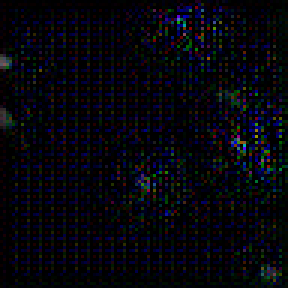
#> input picture M1_unet++/img/mytest60.png, 96 x 96 px, found by its file name (shown 3 times larger)
$ python gsnoise.py   (older library calls are emulated)
#> lines starting #> are read from the running program, lines starting #| are printed output that depends on the picture
from skimage import util
import cv2
if __name__ == "__main__":
    img = cv2.imread("img/mytest60.png")
#> img is the input picture: shape (96, 96, 3); mean B, G, R 12.6, 5.8, 5.6
    noise_gs_img1 = util.random_noise(img, mode="gaussian")
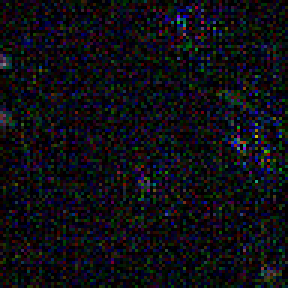
#> noise_gs_img1: shape (96, 96, 3) float64 (shown 3 times larger); mean B, G, R 0.0796, 0.0569, 0.0571
    #noise_gs_img = util.random_noise(noise_gs_img1, mode="gaussian")
    #产生高斯噪声，处理后图像变为float64格式
    #cv2.imshow("origin image",img)
    #cv2.imshow("gaussian noise",noise_gs_img )
    noise_gs_img = cv2.normalize(noise_gs_img1, None, 0, 255, cv2.NORM_MINMAX, cv2.CV_8U)     #将图像转换为uint8格式，否则保存后是全黑的。
    cv2.imwrite("img/out1.png",noise_gs_img)    #储存图像
    cv2.waitKey(0)
    cv2.destroyAllWindows()

$ run again, with M1_unet++/img/mytest1.png copied over M1_unet++/img/mytest60.png
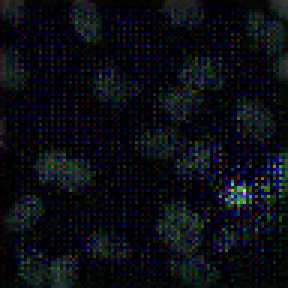
#> input picture M1_unet++/img/mytest1.png, 96 x 96 px, found by its file name (shown 3 times larger)
#> img is the input picture: shape (96, 96, 3); mean B, G, R 18.8, 13.2, 10.2
#> `noise_gs_img1 = util.random_noise(img, mode="gaussian")`:
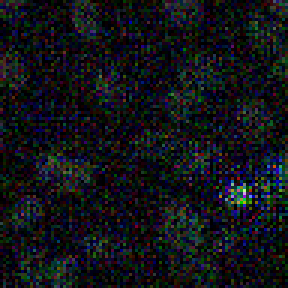
#> noise_gs_img1: shape (96, 96, 3) float64 (shown 3 times larger); mean B, G, R 0.0972, 0.0787, 0.0704

$ run again, with M1_unet++/img/mytest11.png copied over M1_unet++/img/mytest60.png
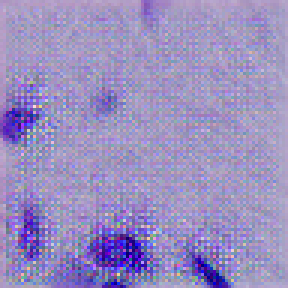
#> input picture M1_unet++/img/mytest11.png, 96 x 96 px, found by its file name (shown 3 times larger)
#> img is the input picture: shape (96, 96, 3); mean B, G, R 192.6, 142.5, 153.9
#> `noise_gs_img1 = util.random_noise(img, mode="gaussian")`:
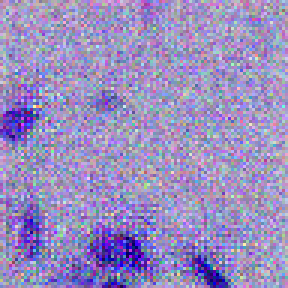
#> noise_gs_img1: shape (96, 96, 3) float64 (shown 3 times larger); mean B, G, R 0.755, 0.559, 0.603

$ run again, with M1_unet++/img/mytest12.png copied over M1_unet++/img/mytest60.png
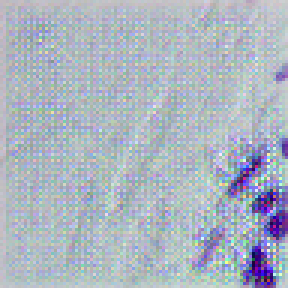
#> input picture M1_unet++/img/mytest12.png, 96 x 96 px, found by its file name (shown 3 times larger)
#> img is the input picture: shape (96, 96, 3); mean B, G, R 192.6, 180.7, 171.7
#> `noise_gs_img1 = util.random_noise(img, mode="gaussian")`:
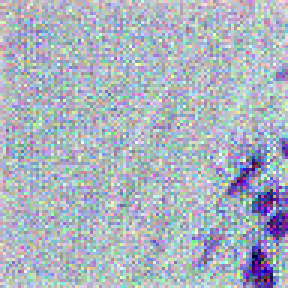
#> noise_gs_img1: shape (96, 96, 3) float64 (shown 3 times larger); mean B, G, R 0.753, 0.706, 0.672
